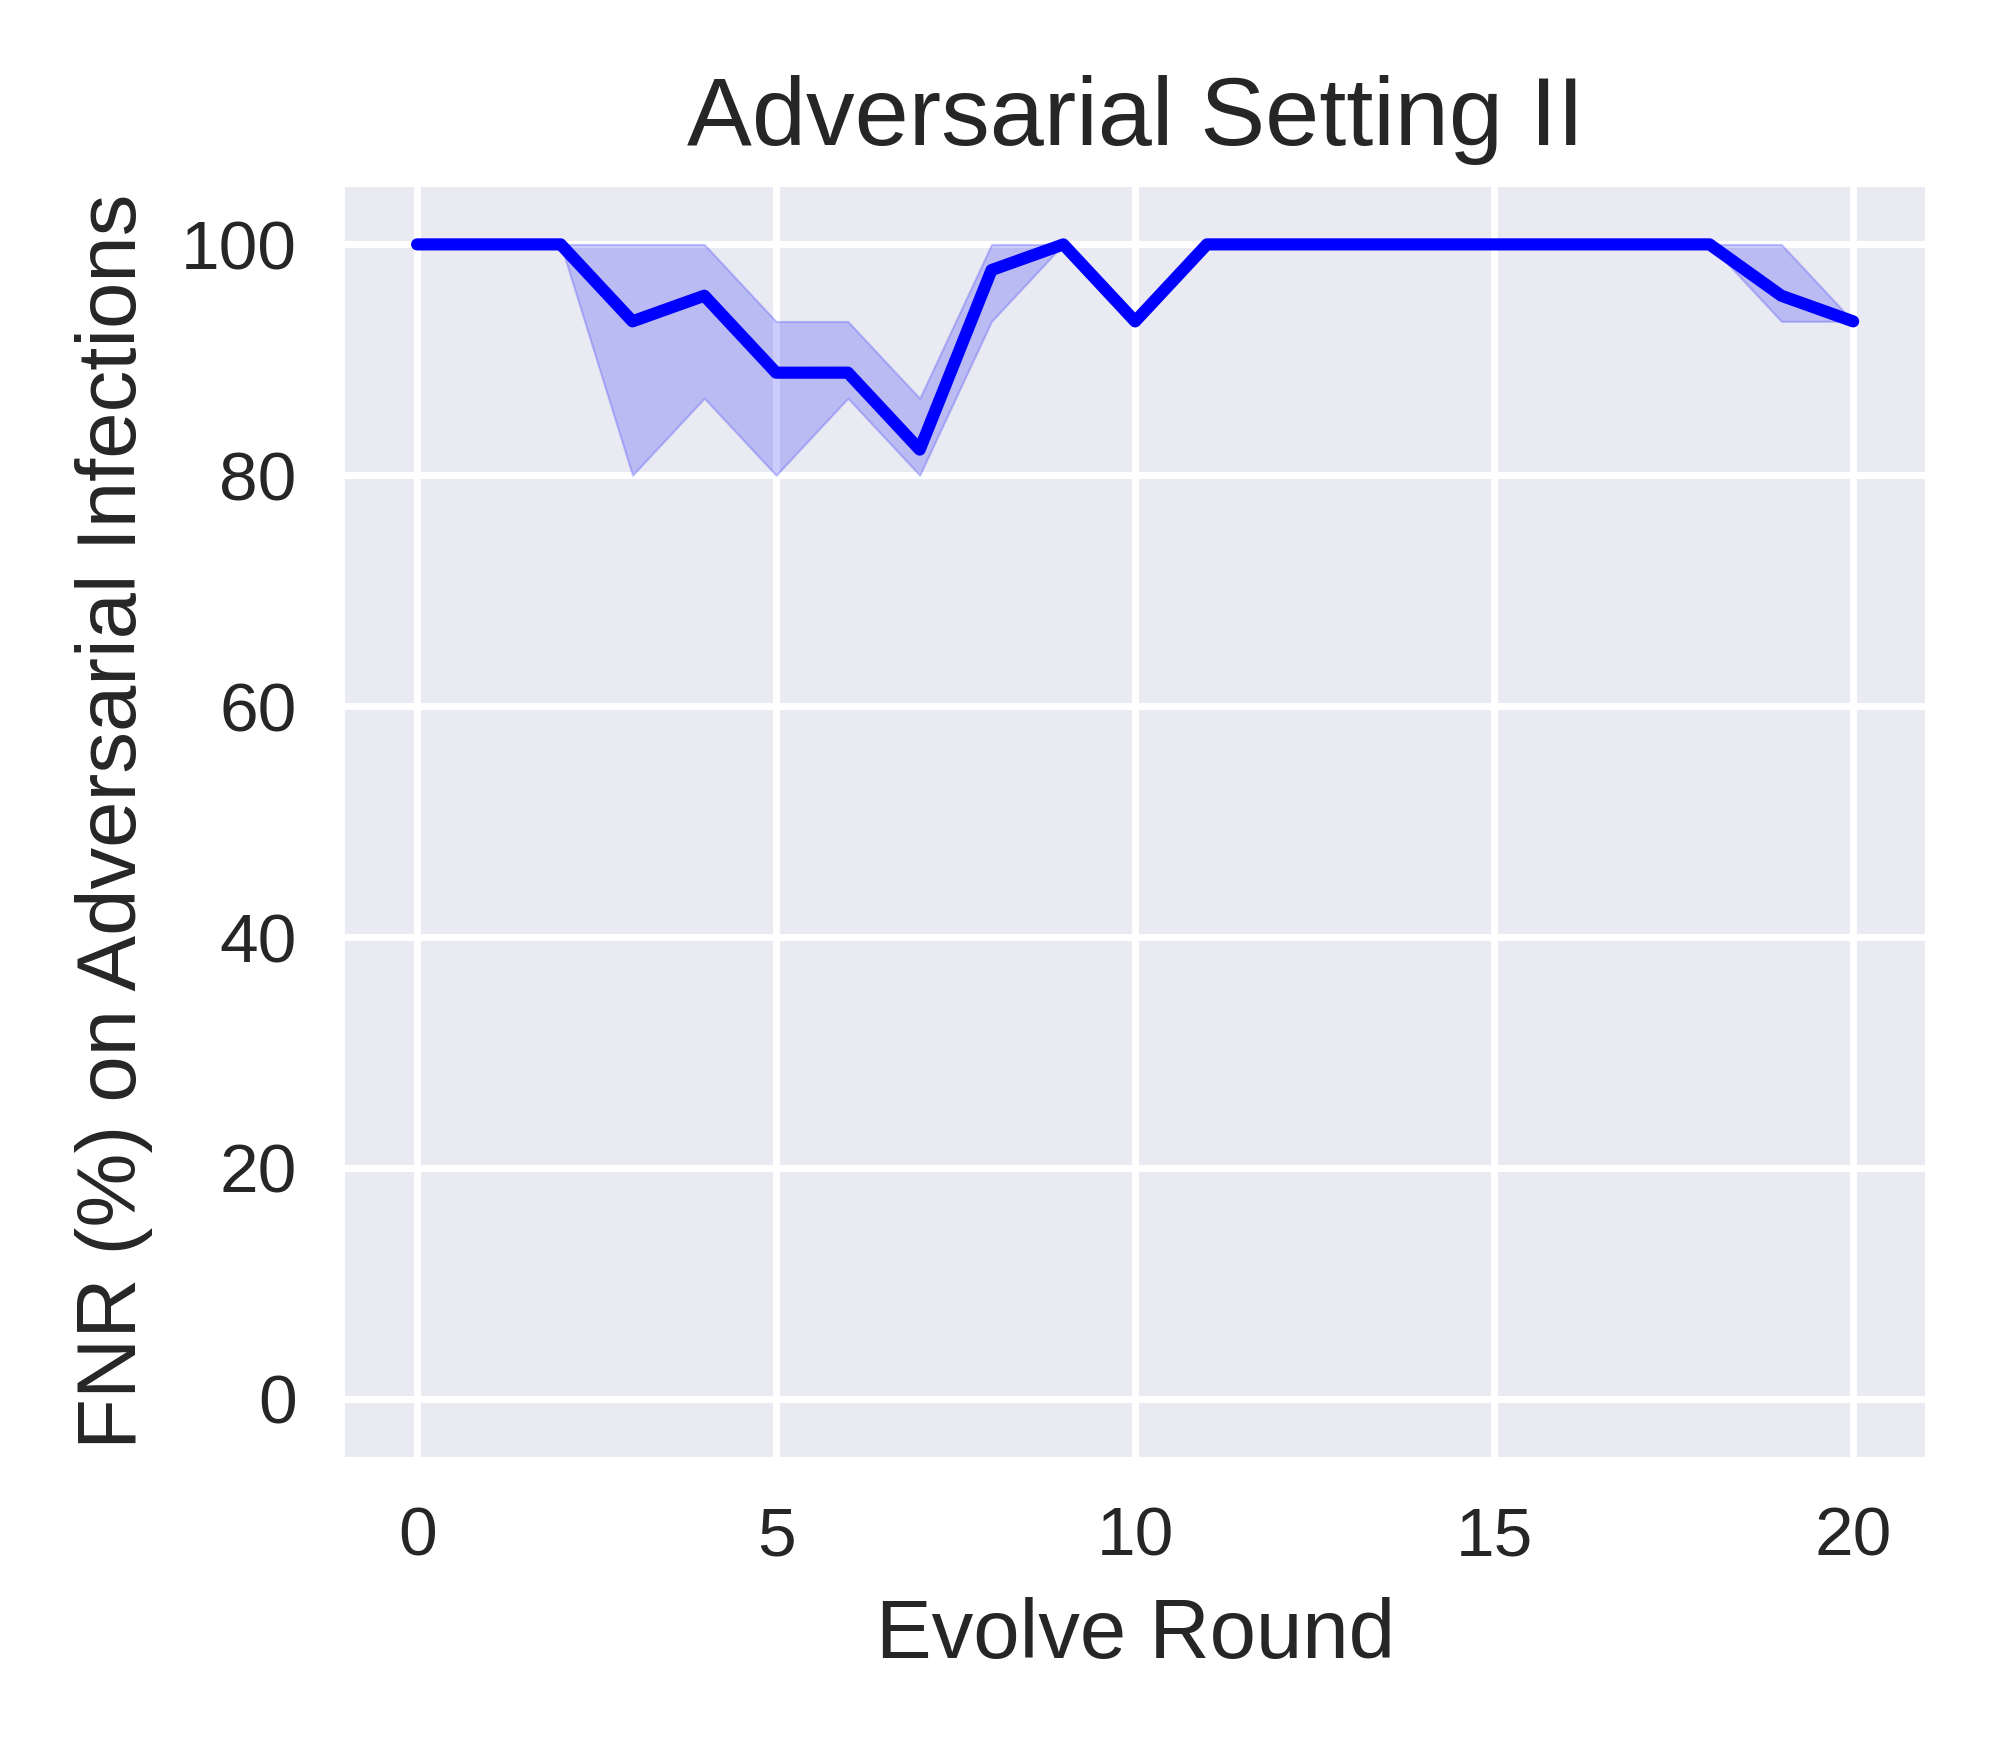

Reproduce this figure in Python.
import matplotlib.pyplot as plt
import pandas as pd
import seaborn as sns

advset2_rounds20_FNrate_on_advmal_file = pd.read_csv('adv_test_FNrate_list_advset2_round20_seed012.csv')
advset2_rounds20_FNrate_on_advmal_df = pd.DataFrame(advset2_rounds20_FNrate_on_advmal_file)

advset2_rounds20_FNrate_on_advmal_seed_0_df = advset2_rounds20_FNrate_on_advmal_df.drop(columns=['seed1','seed2'])  
advset2_rounds20_FNrate_on_advmal_seed_0_df.rename(columns={'seed0': 'FNrate'}, inplace=True)

advset2_rounds20_FNrate_on_advmal_seed_1_df = advset2_rounds20_FNrate_on_advmal_df.drop(columns=['seed0','seed2'])  
advset2_rounds20_FNrate_on_advmal_seed_1_df.rename(columns={'seed1': 'FNrate'}, inplace=True)

advset2_rounds20_FNrate_on_advmal_seed_2_df = advset2_rounds20_FNrate_on_advmal_df.drop(columns=['seed0','seed1'])  
advset2_rounds20_FNrate_on_advmal_seed_2_df.rename(columns={'seed2': 'FNrate'}, inplace=True)

print("advset2_rounds20_FNrate_on_advmal_df:\n",advset2_rounds20_FNrate_on_advmal_df)  
print("advset2_rounds20_FNrate_on_advmal_seed_0_df:\n",advset2_rounds20_FNrate_on_advmal_seed_0_df)  
print("advset2_rounds20_FNrate_on_advmal_seed_1_df:\n",advset2_rounds20_FNrate_on_advmal_seed_1_df)  
print("advset2_rounds20_FNrate_on_advmal_seed_2_df:\n",advset2_rounds20_FNrate_on_advmal_seed_2_df)  



advset2_rounds20_FNrate_on_advmal_merge_df = pd.concat([advset2_rounds20_FNrate_on_advmal_seed_0_df, advset2_rounds20_FNrate_on_advmal_seed_1_df, advset2_rounds20_FNrate_on_advmal_seed_2_df])
# advset2_rounds20_FNrate_on_advmal_merge_df = pd.concat([advset2_rounds20_FNrate_on_advmal_df, advset2_rounds20_FNrate_on_advmal_df, advset2_rounds20_FNrate_on_advmal_df])

print("advset2_rounds20_FNrate_on_advmal_merge_df:\n",advset2_rounds20_FNrate_on_advmal_merge_df)  

advset2_rounds20_FNrate_on_advmal_merge_df = advset2_rounds20_FNrate_on_advmal_merge_df.reset_index(drop=True)

print("advset2_rounds20_FNrate_on_advmal_merge_df:\n",advset2_rounds20_FNrate_on_advmal_merge_df)  


# sns.set_theme(style="darkgrid")
plt.style.use('seaborn') 
# plt.style.use('default') 
# plt.style.use('seaborn-deep') 

# plt.figure(figsize=(4, 3.5), dpi=500)
_, ax = plt.subplots(nrows=1, ncols=1, figsize=(4, 3.5), tight_layout=True, dpi=500) #dpi=100 分辨率


sns_plot=sns.lineplot(data=advset2_rounds20_FNrate_on_advmal_merge_df, x='round', y='FNrate', color='b')
ax.set_xlabel('Evolve Round', fontsize=12)
ax.set_ylabel('FNR (%) on Adversarial Infections', fontsize=12)
ax.set_title('Adversarial Setting II', fontsize=14); 
plt.ylim(-5, 105)

savepath = f'/home/huan1932/ARIoTEDef/drawfigure/advset2/round20/FNR-on-adv'
savename = f'line-shadow-figure-advset2-round20-FNrate-on-adv-seed012'
plt.savefig(fname=f'{savepath}/{savename}.png',dpi=500)
plt.close   
